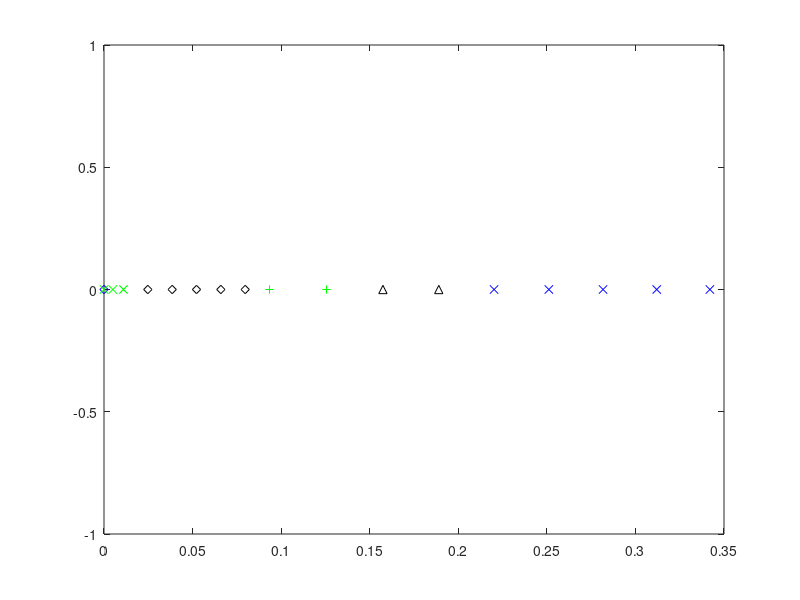
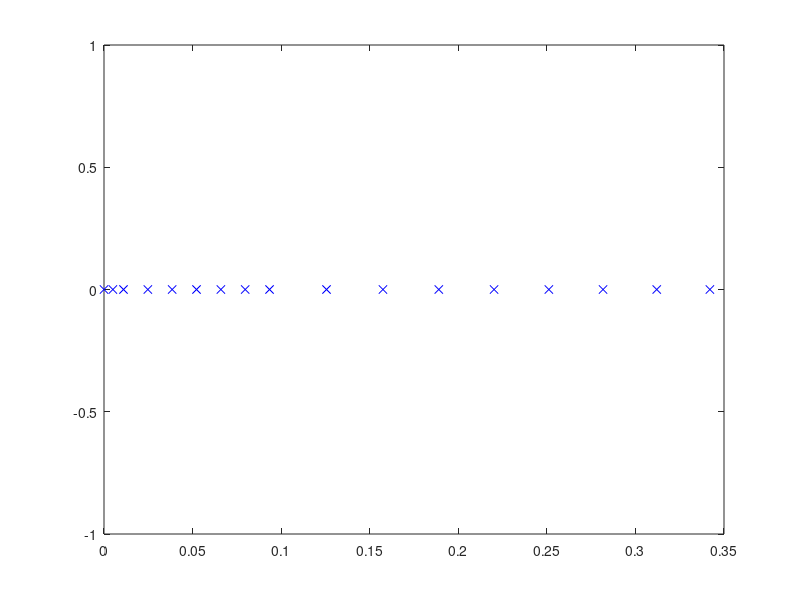

Write MATLAB code to recreate these figures, in order. (Note: this script raises an error after producing the figures.)
close all
clear
clc
 
% Dimensional fluid constants (tin as leaves cartridge) for NS
g_dim = 9.8; %m/s^2
save('g_dim.mat','g_dim') 
rho_dim = 1000; %kg/m^3
save('rho_dim.mat','rho_dim') 
nu_dim = 1E-6; %m^2/s
save('nu_dim.mat','nu_dim') 
sigma_1e_dim = 72.86E-3;%Kg/s^2 (i.e. N/m)
save('sigma_1e_dim.mat','sigma_1e_dim')
R = .5E-6; %droplet radius

%equilibrium contact angle
theta_c_eq = 60*pi/180;
save('theta_c_eq.mat','theta_c_eq')

% width of the interfacial phase in metres (recommended 
%value is 1E-9)
width_dim = 1E-9; 
save('width_dim.mat','width_dim')

%Data for initial configuration of the simulation 
theta_c_ini = 160*pi/180; %radians 
save('theta_c_ini.mat','theta_c_ini')

%factor by which we devide the minimum lengthof the mesh that was
%recommended by James
factor = 2^12;

%spine feet parameters
%this part here sets the number and spacing of the spines closer to the
%contact line. In this region, each odd-numbered spine has one more 
%element to its right than to its left
spine_factor_r =  1.01;%1.15;%;%needs to be slightly bigger than 1     1.05;%
save('spine_factor_r.mat','spine_factor_r')
n_spines_r = 5;% 5;% must be an odd number          5;%
save('n_spines_r.mat','n_spines_r')

spine_factor_mr = 1.01;%                   2;%   
save('spine_factor_mr.mat','spine_factor_mr')
n_spines_mr = 3;% 5;% must be an odd number        
save('n_spines_mr.mat','n_spines_mr')

%This part defines the number of spines and their separation for the
%following section of the domain. Spines can be more separated here as we 
%do not need such a high resultion furhter away from the contact line
spine_factor_m = 1.01;%                   2;%   
save('spine_factor_m.mat','spine_factor_m')
n_spines_m = 3;% 5;% must be an odd number        
save('n_spines_m.mat','n_spines_m') 

%The following part sets the number and spacing of the spines near the
%inflow boundary. An intermediate section between this one and the last one
%constructed is then created using uniform spacing
l_min_l = 5E-3 ;% 1E-2;%               .01;%
spine_factor_l = 1.2;% 1.11;% this needs to be slightly bigger than 1, James' value = 1.07
save('spine_factor_l.mat','spine_factor_l')
n_spines_l = 3;% 5;% must be an odd number        5;% 
save('n_spines_l.mat','n_spines_l')

%number of singular elements at the contact line
n_el_sing = 3;
save('n_el_sing.mat','n_el_sing')

%% IFM coefficients for the free-surface
%Beta for liquid-gas interface (this
%could have a coefficient in front, but we take it to be one)
beta_g_dim = rho_dim*nu_dim/width_dim;
save('beta_g_dim.mat','beta_g_dim')
%Alpha coefficient for liquid-gas interface (this could also
%have a coefficient in front but we also take it to be one, 
%making it the inverse of the beta_g constant)
alpha_g_dim = width_dim/(rho_dim*nu_dim); 
save('alpha_g_dim.mat','alpha_g_dim')
%Surface density at which surface tension is zero 
%(this is taken as the volume density times the width of the 
%surface phase)
rhos_0_dim = rho_dim*width_dim; 
save('rhos_0_dim.mat','rhos_0_dim')
%Equilibrium surface density of liquid-gas 
%interface
rhos1_e_dim = 0.6*rhos_0_dim; 
save('rhos1_e_dim.mat','rhos1_e_dim')
%Proportionality constant for the state equation for surface 
%tension as a function of density on the liquid-gas 
%interface
gamma_g_dim = sigma_1e_dim/(rhos_0_dim-rhos1_e_dim);
save('gamma_g_dim.mat','gamma_g_dim')
%relaxation time of surface 1 in seconds
tau_g_dim = rho_dim*nu_dim*7E-6;
save('tau_g_dim.mat','tau_g_dim')

%solid-gas surface tension
sigma_gs = 0;

%IFM coefficients for the liquid-solid interface
%constant in front of the state equation for the liquid-solid
%surface
gamma_s_dim = gamma_g_dim;
save('gamma_s_dim.mat','gamma_s_dim')
%Equilibrium surface tension for the liqud-solid interface
%(this is a function of other paremeter that we have already
%chosen)
sigma_2e_dim = -sigma_1e_dim*cos(theta_c_eq)+sigma_gs;
save('sigma_2e_dim.mat','sigma_2e_dim')
%equilibrium surface density for liquid-solid surface
%(chosen so as to have a 30 degree static contact angle)
rhos2_e_dim = rhos_0_dim - sigma_2e_dim/gamma_s_dim; 
save('rhos2_e_dim.mat','rhos2_e_dim')
%Beta navier slip
beta_ns_dim = rho_dim*nu_dim/width_dim;   
save('beta_ns_dim.mat','beta_ns_dim')
%alpha coefficient for the solid-liquid interface
alpha_s_dim = alpha_g_dim; 
save('alpha_s_dim.mat','alpha_s_dim')
%relaxation time for the liquid-solid interface
tau_s_dim = rho_dim*nu_dim*7E-6;
save('tau_s_dim.mat','tau_s_dim')

%Unit height 
L_dim = R
save('L_dim.mat','L_dim') 

%Unit speed
U_dim = sigma_1e_dim/(rho_dim*nu_dim) %i.e. Ca = 1
% U_dim = .01 %m/s
save('U_dim.mat','U_dim')

%Unit time (capillary time based on unit length)
T_dim = L_dim/U_dim 
save('T_dim.mat','T_dim')

%Unit of pressure 
P_dim = rho_dim*nu_dim*U_dim/L_dim;
save('P_dim.mat','P_dim')

%Dimensionless numbers for the bulk equations
Re =  U_dim*L_dim/nu_dim %Reynolds number
save('Re.mat','Re')
St = 0 %g_dim*L_dim^2/(nu_dim*U_dim); %Stokes number
save('St.mat','St')
Ca = rho_dim*nu_dim*U_dim/sigma_1e_dim %Capillary number
save('Ca.mat','Ca')

%Dimensionless numbers for the liquid-gas IFM
%dimensionless beta coefficient for the gas interface
Bg = beta_g_dim*U_dim*L_dim/sigma_1e_dim
save('Bg.mat','Bg')
%dimensionless alpha coefficient for the gas interface
Eg = alpha_g_dim*sigma_1e_dim/(U_dim*L_dim)
save('Eg.mat','Eg')
%Dimensionless constant for the state equation on
%the liquid-gas interface
Cg = gamma_g_dim*rhos_0_dim/sigma_1e_dim
save('Cg.mat','Cg')
%dimensionless equilibrium density
Dg = rhos1_e_dim/rhos_0_dim
save('Dg.mat','Dg')
%dimensionless surface density ratio
Lg = width_dim/L_dim
save('Lg.mat','Lg')
% Fg = rhos_0_dim/(rho_dim*U_dim*tau_g_dim)
% save('Fg.mat','Fg')
%Dimensionless relaxation time
Tg = tau_g_dim*U_dim/L_dim
save('Tg.mat','Tg')

%Dimensionless numbers for liquid-gas IFM
%dimensionless beta coefficient for the gas interface
Be = beta_ns_dim*L_dim/(rho_dim*nu_dim)
save('Be.mat','Be')
%dimensionless alpha coefficient for the solid-liquid 
%interface
Es = alpha_s_dim*sigma_1e_dim/(U_dim*L_dim)
save('Es.mat','Es')
%dimensionless coefficient of the state equation for the
%liquid-solid interface
Cs = gamma_s_dim*rhos_0_dim/sigma_1e_dim
save('Cs.mat','Cs')
%dimensionless equilibrium density
Ds = rhos2_e_dim/rhos_0_dim
save('Ds.mat','Ds')
%dimensionless surface-density ratio for the liquid-solid
%interface
Ls = width_dim/L_dim;
save('Ls.mat','Ls')
% Fs = rhos_0_dim/(rho_dim*U_dim*tau_s_dim)
% save('Fs.mat','Fs')
%Dimensionless relaxation time for solid-liquid interface
Ts = tau_s_dim*U_dim/L_dim
save('Ts.mat','Ts')

%Contact line dimensionless numbers
So = sigma_gs/sigma_1e_dim
save('So.mat','So')

%z-traslation for the centre of the sphere
trans_z = cos(pi-theta_c_ini);

%distance from origin to apex
h_0 = 1+trans_z;

%initial distance from origin to focus
f = sin(pi-theta_c_ini); %based on the shape of a parabola

%Required mesh resolution
l_min = 0.03;% min([5/(100*Bg) 1/Be  Ts*Ca/10])/(factor );% .05;% following J&Y IJFNMF 2012 

tol_spine_ang = 1E-12; %this is just a numerical parameter to define 
%convergence of the spine lentgh's initial guess

%% Creating spine feet

spine_feet = zeros(1,n_spines_r+n_spines_m-1);
spine_feet(1) = f;
spine_feet(2) = f-l_min;
spine_feet(3) = f-l_min*(1+spine_factor_r);
for ii = 4:n_spines_r
    spine_feet(ii) = spine_feet(ii-1) ...
                     - spine_factor_r*(spine_feet(ii-2) ...
                                       - spine_feet(ii-1));
end
figure
plot(spine_feet(1:n_spines_r),zeros(1,n_spines_r),'xb')
hold on
for ii = n_spines_r+1:n_spines_r+n_spines_mr-1
    spine_feet(ii) = spine_feet(ii-1) ...
                     - spine_factor_mr*(spine_feet(ii-2) ...
                                       - spine_feet(ii-1));
end
plot(spine_feet(n_spines_r+1:n_spines_r+n_spines_mr-1),zeros(1,n_spines_mr-1),'^k')
for ii = n_spines_r+n_spines_mr:n_spines_r+n_spines_mr+n_spines_m-2
    spine_feet(ii) = spine_feet(ii-1) ...
                     - spine_factor_m*(spine_feet(ii-2) ...
                                       - spine_feet(ii-1));
end
plot(spine_feet(n_spines_r+n_spines_mr:n_spines_r+n_spines_mr+n_spines_m-2),zeros(1,n_spines_m-1),'+g')
plot(0,0,'db')
pause
%constructing the spine feet on the left end
spines_feet_left_end = zeros(1,n_spines_l);
spines_feet_left_end(end) = 0;
spines_feet_left_end(end-1) = 0 + l_min_l;
for ii = 2:n_spines_l-1
    spines_feet_left_end(end-ii) = spines_feet_left_end(end-ii+1) ...
                                   + spine_factor_l ...
                                     *(spines_feet_left_end(end-ii+1) ...
                                       - spines_feet_left_end(end-ii+2));
end
plot(spines_feet_left_end,zeros(1,n_spines_l),'xg')
pause
left_width = spines_feet_left_end(1)-spines_feet_left_end(2);
right_width = spine_feet(end-1)-spine_feet(end);
av_width = (left_width+right_width)/2;
n_inter = ceil((spine_feet(end)-spines_feet_left_end(1))/av_width);
if mod(n_inter,2) ~= 0
    n_inter = n_inter+1;
end
width = (spine_feet(end)-spines_feet_left_end(1))/n_inter;
spine_feet = [spine_feet,zeros(1,n_inter-1)];
for ii = 0:n_inter-2
    spine_feet(end-ii) = spines_feet_left_end(1)+(ii+1)*width;
end
plot(spine_feet(end-n_inter+2:end),zeros(1,n_inter-1),'dk')
pause
%Joining everything
spine_feet = [spine_feet,spines_feet_left_end];
n_spines = length(spine_feet);
save('n_spines.mat','n_spines')
close all
figure
plot(spine_feet,zeros(size(spine_feet)),'xb');

save('spine_feet.mat','spine_feet')
spine_feet_locator = spine_feet/f;
save('spine_feet_locator.mat','spine_feet_locator')

%Chi value for each spine
%This is the coordinate of the bipolar system that corresponds to the
%circle that passes through each spine feet
chi_spines = zeros(1,n_spines);
chi_spines(1) = Inf;
chi_spines(end) = 0;
for ii = 2:n_spines-1
    fun = @(chi) foot_of_chi(chi,f)-spine_feet(ii);
    chi_spines(ii) = fzero(fun,5);
end

%The radius of each spine (from the third spine on) is determined by its
%chi coordinate
R_spines = zeros(1,n_spines);
%we force the second spine to have its centre at the contact line. This is
%so that we can enforce the condition lim_{r\to 0} \partial_{\theta}p = 0,
%by equating the pressure values on the two points of this spine as done in
%S&S CMAME 2011
R_spines(2) = abs(spine_feet(1)-spine_feet(2));
R_spines(3) = abs(spine_feet(1)-spine_feet(3));
R_spines(end) = inf;
for ii = 4:n_spines-1
    R_spines(ii) = f/sinh(chi_spines(ii));
end
save('R_spines.mat','R_spines')
 
%spine length vector intial form
spine_lengths_ini = zeros(n_spines,1);
spine_lengths_ini(1) = f; %this spine is always zero, so we just store f here
spine_lengths_ini(end) = h_0;
%Here we determine the length of each spine (so as to match the initial
%guess for our surface profile)
for ii = 2:n_spines-1
    %We use the bisection method on the angle that each spine defines
    %with a tolerance pre-defined above to assess whet
    theta_l = 0;
%     if ii < 80
        theta_u = 1.01*theta_c_ini;
%     else
%         theta_u = asin(2/R_spines(ii));
%     end
    x_l = spine_feet(ii) + (1-cos(theta_l))*R_spines(ii);
    y_l = sin(theta_l)*R_spines(ii);
    %function f is positive outside the curve that defines the initial
    %surface profile (a circle) and negative inside it 
    f_l = x_l^2+(y_l-cos(pi-theta_c_ini))^2-1;
    x_u = spine_feet(ii) + (1-cos(theta_u))*R_spines(ii);
    y_u = sin(theta_u)*R_spines(ii);
    f_u = x_u^2+(y_u-cos(pi-theta_c_ini))^2-1;
    if f_l*f_u > 0
         disp('warning: wrong initialisation of bisection method') 
         pause
    end
    while theta_u-theta_l > tol_spine_ang
        theta_m = (theta_l + theta_u)/2;
        x_m = spine_feet(ii) + (1-cos(theta_m))*R_spines(ii);
        y_m = sin(theta_m)*R_spines(ii);
        f_m = x_m^2+(y_m-cos(pi-theta_c_ini))^2-1;
        if f_l*f_m > 0
            theta_l = theta_m;
            f_l = f_m;
        elseif f_l*f_m < 0
            theta_u = theta_m;
            f_u = f_m;
        else
            f_l = f_m;
            f_u = f_m;
            theta_l = theta_m;
            theta_u = theta_m;
        end
    end
    spine_lengths_ini(ii) = theta_m*R_spines(ii);
end
save('spine_lengths_ini.mat','spine_lengths_ini')

%% Creating nodes

%%Finding total number of global nodes 

%First, we need to decide on which spines we will have an increasing number
%of nodes and on which we will have a fixed number of nodes
%The code is set-up so that the first spines have an increasing number of
%nodes. More specifically, from the 4th spine on (including the 4th spine)
%each spine has one more velocity node that the previous spine, and this
%behaviour goes on until spine number n_spines_incr, defined below. The
%code is set up so that n_spines_incr can be any odd number between
%n_spines_r and n_spines_r+n_spines_mr-1
n_spines_incr = n_spines_r;%+n_spines_mr-1;
save('n_spines_incr.mat','n_spines_incr')

n_spines_const = n_spines-n_spines_incr;
save('n_spines_const.mat','n_spines_const')

n_nodes_const_per_spine = 2*n_el_sing + n_spines_incr - 2; %number of nodes 
%in each of the spines with constant nodes
save('n_nodes_const_per_spine.mat','n_nodes_const_per_spine')

%Sum of the number in the first spine (1), plus an arithmetic progression 
%plus a constant times the number of spines with a fixed number of nodes on
%them
n_v_incr = 2 + n_el_sing ...
           + (2*n_el_sing + 1 + 2*n_el_sing + n_spines_incr - 2) ...
             *(n_spines_incr-2)/2;
save('n_v_incr.mat','n_v_incr')

n_v = n_v_incr ...
      + n_nodes_const_per_spine*n_spines_const;
save('n_v.mat','n_v')

%nodes (i.e. matrix containing the (r,z) coordinates of all nodes where 
%each column is a node and they are listed in order)
Nodes_rz = zeros(n_v,2);
Nodes_rz(1,:) = [f ,0]; 
alpha_s = zeros(n_v,1); %This vector contains the data on how far along its
%spine the node is
Nodes_rz(2,1) = spine_feet(2);
Nodes_rz(2,2) = 0;
for kk = 3:n_el_sing+2
    alpha_s(kk) = (kk-2)/n_el_sing;
    %angle in the constant chi circle for each node 
    %(arc length over radius)
    theta = alpha_s(kk)*spine_lengths_ini(2)/R_spines(2);
    %x of the node is the foot of the spine plus the circle's radius 
    %minus (radius*cos(theta))
    Nodes_rz(kk,1) = spine_feet(2) + R_spines(2)*(1-cos(theta));
    Nodes_rz(kk,2) = R_spines(2)*sin(theta);
end
for ii = 3:n_spines_incr
    kk = kk+1;
    Nodes_rz(kk,1) = spine_feet(ii);
    Nodes_rz(kk,2) = 0;
    for jj = 2:2*n_el_sing+ii-2
        kk = kk+1;
        alpha_s(kk) = (jj-1)/(2*n_el_sing+ii-3);
        %angle in the constant chi circle for each node 
        %(arc length over radius)
        theta = alpha_s(kk)*spine_lengths_ini(ii)/R_spines(ii); 
        %x of the node is the foot of the spine plus the circle's radius 
        %minus (radius*cos(theta))
        Nodes_rz(kk,1) = spine_feet(ii) + R_spines(ii)*(1-cos(theta));
        Nodes_rz(kk,2) = R_spines(ii)*sin(theta);
    end
end
for ii = n_spines_incr+1:n_spines-1
    kk = kk+1;
    Nodes_rz(kk,1) = spine_feet(ii);
    Nodes_rz(kk,2) = 0;
    for jj = 2:n_nodes_const_per_spine
        kk = kk+1;
        alpha_s(kk) = (jj-1)/(n_nodes_const_per_spine-1);
        %angle in the constant chi circle for each node 
        %(arc length over radius)
        theta = alpha_s(kk)*spine_lengths_ini(ii)/R_spines(ii); 
        %x of the node is the foot of the spine plus the circle's radius 
        %minus the radius cos(theta)
        Nodes_rz(kk,1) = spine_feet(ii) + R_spines(ii)*(1-cos(theta));
        Nodes_rz(kk,2) = R_spines(ii)*sin(theta);
    end
end
for ii = n_v-n_nodes_const_per_spine+1:n_v 
    alpha_s(ii) = (ii-(n_v-n_nodes_const_per_spine+1)) ...
                  /(n_nodes_const_per_spine-1);
end 
save('alpha_s.mat','alpha_s')
Nodes_rz(end-n_nodes_const_per_spine+1:end,1) = zeros(1,n_nodes_const_per_spine);
Nodes_rz(end-n_nodes_const_per_spine+1:end,2) = 0:h_0/(n_nodes_const_per_spine-1):h_0;
save('Nodes_rz.mat','Nodes_rz')
 


n_v %#ok
pause
close all
%Nodes
figure
plot(Nodes_rz(:,1),Nodes_rz(:,2),'x')
axis equal

%Spine feet and tip node numbers
spine_feet_nodes = ones(1,n_spines);
spine_tip_nodes = ones(1,n_spines);
spine_feet_nodes(2) = 2;
spine_tip_nodes(2) = 2 + n_el_sing;
for ii = 3:n_spines_incr
    spine_feet_nodes(ii) = spine_tip_nodes(ii-1)+1;
    spine_tip_nodes(ii) = 2 + n_el_sing ...
                          + (2*n_el_sing + 1 + 2*n_el_sing + ii - 2) ...
                            *(ii-2)/2;
end
%the spines in the region where spines have a fixed number of nodes.
for ii = n_spines_incr+1:n_spines
    spine_feet_nodes(ii) = spine_tip_nodes(ii-1)+1;
    spine_tip_nodes(ii) = spine_tip_nodes(ii-1) + n_nodes_const_per_spine;
end
save('spine_feet_nodes.mat','spine_feet_nodes')
save('spine_tip_nodes.mat','spine_tip_nodes')



